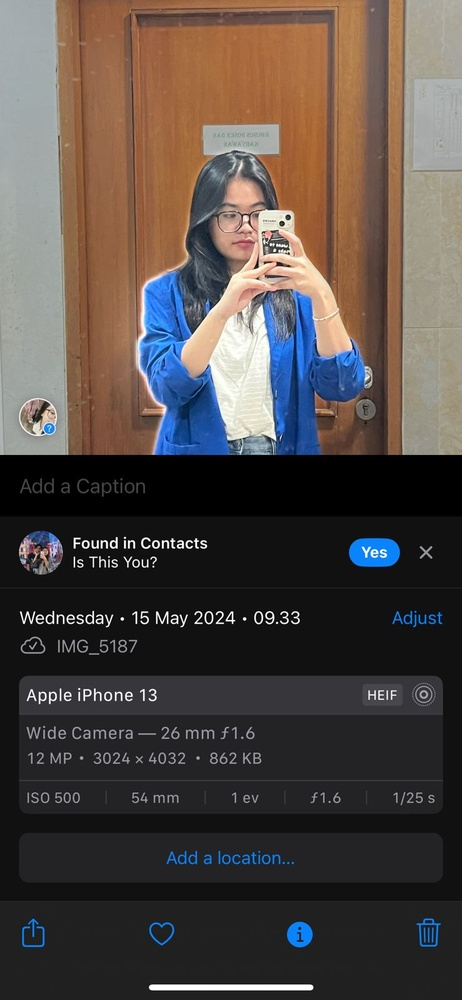
#> input picture nilam.jfif, 462 x 1000 px, shrunk from 739 x 1600 before the run, given in place of NILAM.jpeg, which was not available
$ jupyter execute uasnilam.ipynb   (text cells are left out)
#> lines starting #> are read from the running program, lines starting #| are printed output that depends on the picture; pictures that were not available may be replaced by others from this repository, and a replacement may not be noted
[cell 1]
import cv2
import numpy as np
import matplotlib.pyplot as plt

[cell 2]
image = cv2.imread('NILAM.jpeg')
#> image is the input picture: shape (1000, 462, 3); mean B, G, R 69.1, 73.2, 81.6

[cell 3]
image_rgb = cv2.cvtColor(image, cv2.COLOR_BGR2RGB)

[cell 4]
gray_image = cv2.cvtColor(image, cv2.COLOR_BGR2GRAY)
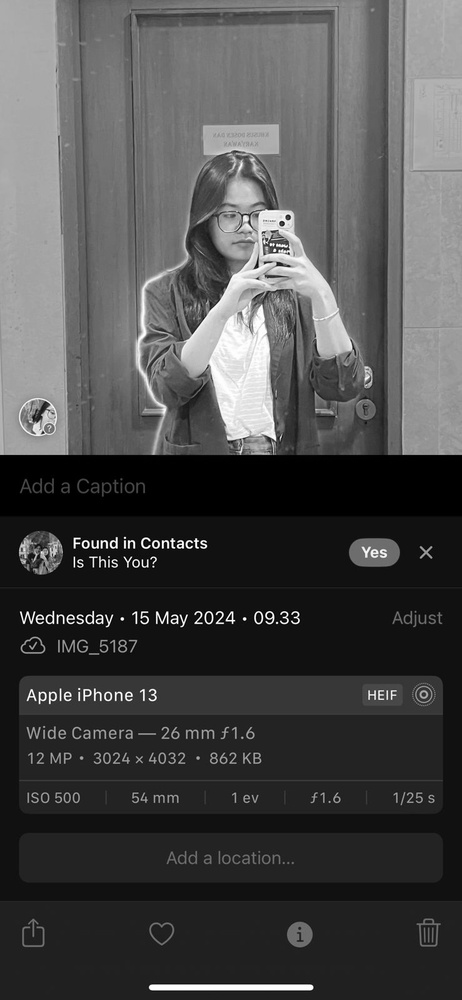
#> gray_image: shape (1000, 462); min 0, max 255, mean 75.2

[cell 5]
median_filtered_image = np.zeros_like(image_rgb)
for i in range(3):
    median_filtered_image[:, :, i] = cv2.medianBlur(image_rgb[:, :, i], 3)

[cell 6]
fig, axes = plt.subplots(1, 2, figsize=(15, 7))
ax = axes.ravel()

ax[0].imshow(image_rgb)
ax[0].set_title('Image')
ax[0].axis('on')

ax[1].imshow(median_filtered_image)
ax[1].set_title('Median Filtered Image')
ax[1].axis('on')

plt.show()
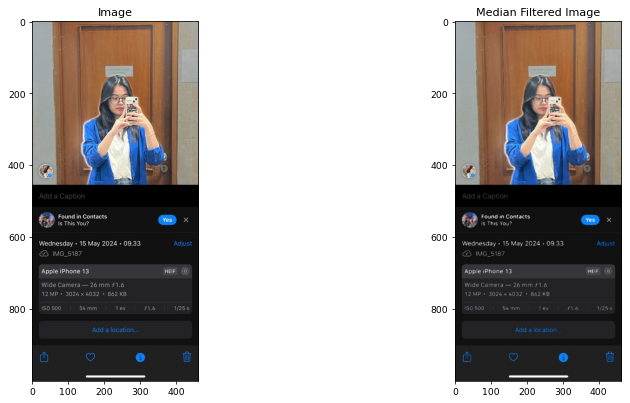
#> figure drawn by matplotlib, 2 panels

[cell 7]
grayscale_image = cv2.cvtColor(image, cv2.COLOR_BGR2GRAY)

[cell 8]
mean_filtered_image = cv2.blur(grayscale_image, (5, 5))
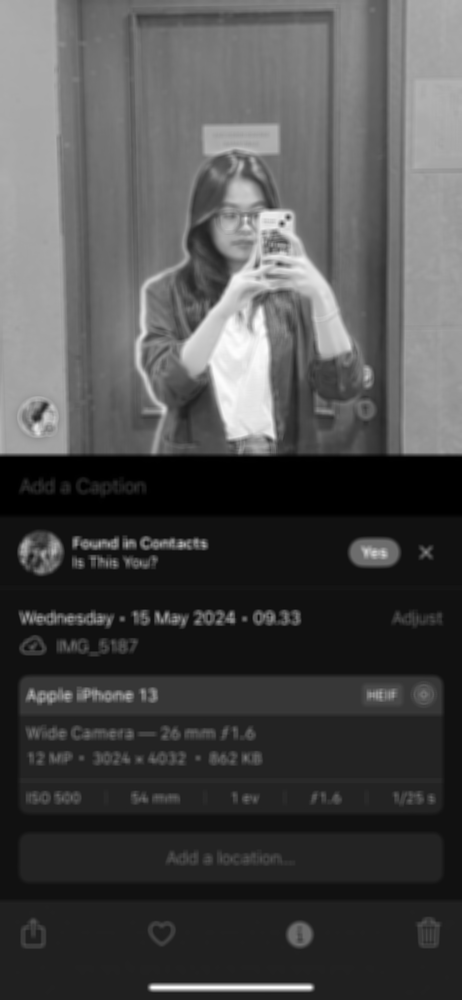
#> mean_filtered_image: shape (1000, 462); min 0, max 254, mean 75.2

[cell 9]
fig, axes = plt.subplots(1, 2, figsize=(15, 6))
ax = axes.ravel()

ax[0].imshow(gray_image, cmap='gray')
ax[0].set_title('Image (Grayscale)')
ax[0].axis('on')

ax[1].imshow(mean_filtered_image, cmap='gray')
ax[1].set_title('Mean Filtered Image')
ax[1].axis('on')

plt.show()
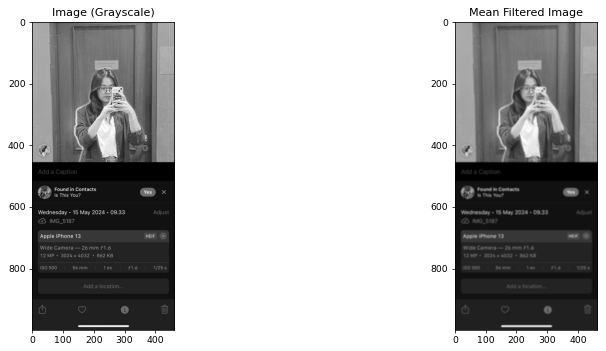
#> figure drawn by matplotlib, 2 panels

[cell 10]
fig, axs = plt.subplots(2, 2, figsize=(12, 12))

axs[0, 0].imshow(image_rgb)
axs[0, 0].set_title("image")
axs[0, 0].axis('on')

axs[0, 1].imshow(median_filtered_image)
axs[0, 1].set_title("Median Filtered Image")
axs[0, 1].axis('on')

axs[1, 0].imshow(gray_image, cmap='gray')
axs[1, 0].set_title("Image (Grayscale)")
axs[1, 0].axis('on')

axs[1, 1].imshow(mean_filtered_image, cmap='gray')
axs[1, 1].set_title("Mean Filtered Image")
axs[1, 1].axis('on')

plt.show()
